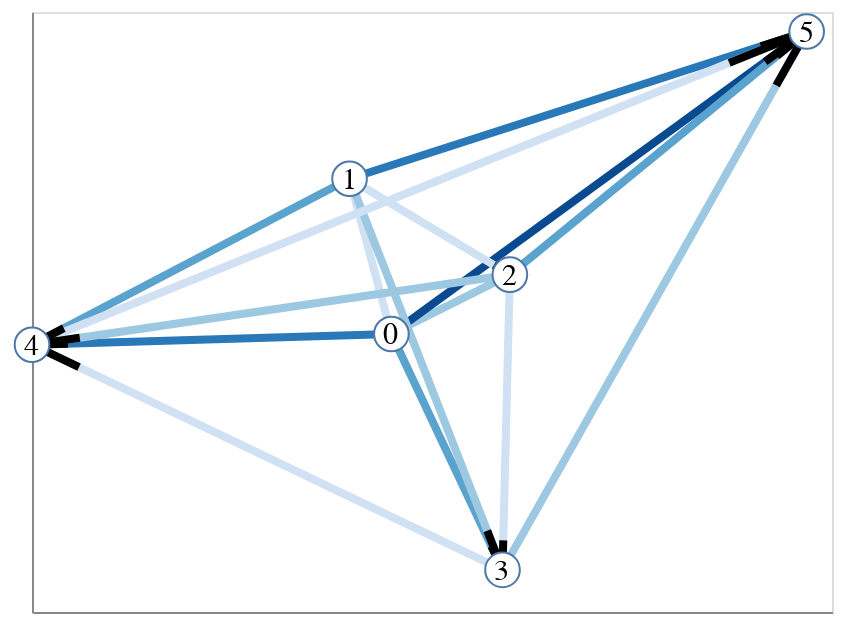

Source (notebook cell):
### Markdown cell above
## Visualizations

### Code cell
import networkx as nx
import nx_altair as nxa
def DGraph(G, pos=None):
  if not isinstance(G, nx.DiGraph):
    G = nx.DiGraph(G)

  if pos is None:
    pos = nx.drawing.layout.spring_layout(G, seed=7)
  
  nx.set_node_attributes(G, {val: val for val in list(G.nodes)}, 'labels')
  return nxa.draw_networkx(G, pos, edge_color = 'weight', node_label='labels', 
                           node_color = 'white', width=4.0, arrow_width=4,
                           edge_tooltip=['source', 'target', 'weight'])

DGraph(hillsideplusnoise(6, 0))

### Figure 1 — Vega-Lite specification as saved in the notebook (floating-point values rounded to 4 significant figures)
{"config": {"view": {"continuousWidth": 400, "continuousHeight": 300}}, "layer": [{"data": {"name": "data-5fe1c16961cd475eed6569ff0a93fb3b"}, "mark": {"type": "line", "opacity": 1, "strokeWidth": 4.0}, "encoding": {"color": {"type": "quantitative", "field": "weight", "legend": null}, "detail": {"type": "quantitative", "field": "edge"}, "tooltip": [{"type": "quantitative", "field": "source"}, {"type": "quantitative", "field": "target"}, {"type": "quantitative", "field": "weight"}], "x": {"type": "quantitative", "axis": {"grid": false, "labels": false, "ticks": false, "title": ""}, "field": "x"}, "y": {"type": "quantitative", "axis": {"grid": false, "labels": false, "ticks": false, "title": ""}, "field": "y"}}}, {"data": {"name": "data-967472aaf09ad3bbd044bd313e142559"}, "mark": {"type": "line", "color": "black", "opacity": 1, "strokeWidth": 4}, "encoding": {"detail": {"type": "quantitative", "field": "edge"}, "tooltip": [{"type": "quantitative", "field": "source"}, {"type": "quantitative", "field": "target"}, {"type": "quantitative", "field": "weight"}], "x": {"type": "quantitative", "axis": {"grid": false, "labels": false, "ticks": false}, "field": "x"}, "y": {"type": "quantitative", "axis": {"grid": false, "labels": false, "ticks": false}, "field": "y"}}}, {"data": {"name": "data-f53d46da63c539b1b6cbf67315614905"}, "mark": {"type": "point", "fill": "white", "opacity": 1, "size": 300, "strokeWidth": 1.0}, "encoding": {"x": {"type": "quantitative", "axis": {"grid": false, "labels": false, "ticks": false}, "field": "x"}, "y": {"type": "quantitative", "axis": {"grid": false, "labels": false, "ticks": false}, "field": "y"}}}, {"data": {"name": "data-f53d46da63c539b1b6cbf67315614905"}, "mark": {"type": "text", "baseline": "middle", "fill": "black", "size": 15}, "encoding": {"text": {"type": "quantitative", "field": "labels"}, "x": {"type": "quantitative", "axis": {"grid": false, "labels": false, "ticks": false}, "field": "x"}, "y": {"type": "quantitative", "axis": {"grid": false, "labels": false, "ticks": false}, "field": "y"}}}], "$schema": "https://vega.github.io/schema/vega-lite/v4.8.1.json", "datasets": {"data-5fe1c16961cd475eed6569ff0a93fb3b": [{"x": -0.1015, "target": 1, "edge": 0, "weight": 1, "pair": [0, 1], "y": -0.09769, "source": 0}, {"x": -0.2061, "target": 1, "edge": 0, "weight": 1, "pair": [0, 1], "y": 0.2388, "source": 0}, {"x": -0.1015, "target": 2, "edge": 1, "weight": 2, "pair": [0, 2], "y": -0.09769, "source": 0}, {"x": 0.1947, "target": 2, "edge": 1, "weight": 2, "pair": [0, 2], "y": 0.03087, "source": 0}, {"x": -0.1015, "target": 3, "edge": 2, "weight": 3, "pair": [0, 3], "y": -0.09769, "source": 0}, {"x": 0.1762, "target": 3, "edge": 2, "weight": 3, "pair": [0, 3], "y": -0.6087, "source": 0}, {"x": -0.1015, "target": 4, "edge": 3, "weight": 4, "pair": [0, 4], "y": -0.09769, "source": 0}, {"x": -1.0, "target": 4, "edge": 3, "weight": 4, "pair": [0, 4], "y": -0.1209, "source": 0}, {"x": -0.1015, "target": 5, "edge": 4, "weight": 5, "pair": [0, 5], "y": -0.09769, "source": 0}, {"x": 0.9367, "target": 5, "edge": 4, "weight": 5, "pair": [0, 5], "y": 0.5576, "source": 0}, {"x": -0.2061, "target": 2, "edge": 5, "weight": 1, "pair": [1, 2], "y": 0.2388, "source": 1}, {"x": 0.1947, "target": 2, "edge": 5, "weight": 1, "pair": [1, 2], "y": 0.03087, "source": 1}, {"x": -0.2061, "target": 3, "edge": 6, "weight": 2, "pair": [1, 3], "y": 0.2388, "source": 1}, {"x": 0.1762, "target": 3, "edge": 6, "weight": 2, "pair": [1, 3], "y": -0.6087, "source": 1}, {"x": -0.2061, "target": 4, "edge": 7, "weight": 3, "pair": [1, 4], "y": 0.2388, "source": 1}, {"x": -1.0, "target": 4, "edge": 7, "weight": 3, "pair": [1, 4], "y": -0.1209, "source": 1}, {"x": -0.2061, "target": 5, "edge": 8, "weight": 4, "pair": [1, 5], "y": 0.2388, "source": 1}, {"x": 0.9367, "target": 5, "edge": 8, "weight": 4, "pair": [1, 5], "y": 0.5576, "source": 1}, {"x": 0.1947, "target": 3, "edge": 9, "weight": 1, "pair": [2, 3], "y": 0.03087, "source": 2}, {"x": 0.1762, "target": 3, "edge": 9, "weight": 1, "pair": [2, 3], "y": -0.6087, "source": 2}, {"x": 0.1947, "target": 4, "edge": 10, "weight": 2, "pair": [2, 4], "y": 0.03087, "source": 2}, {"x": -1.0, "target": 4, "edge": 10, "weight": 2, "pair": [2, 4], "y": -0.1209, "source": 2}, {"x": 0.1947, "target": 5, "edge": 11, "weight": 3, "pair": [2, 5], "y": 0.03087, "source": 2}, {"x": 0.9367, "target": 5, "edge": 11, "weight": 3, "pair": [2, 5], "y": 0.5576, "source": 2}, {"x": 0.1762, "target": 4, "edge": 12, "weight": 1, "pair": [3, 4], "y": -0.6087, "source": 3}, {"x": -1.0, "target": 4, "edge": 12, "weight": 1, "pair": [3, 4], "y": -0.1209, "source": 3}, {"x": 0.1762, "target": 5, "edge": 13, "weight": 2, "pair": [3, 5], "y": -0.6087, "source": 3}, {"x": 0.9367, "target": 5, "edge": 13, "weight": 2, "pair": [3, 5], "y": 0.5576, "source": 3}, {"x": -1.0, "target": 5, "edge": 14, "weight": 1, "pair": [4, 5], "y": -0.1209, "source": 4}, {"x": 0.9367, "target": 5, "edge": 14, "weight": 1, "pair": [4, 5], "y": 0.5576, "source": 4}], "data-967472aaf09ad3bbd044bd313e142559": [{"x": -0.2061, "target": 1, "edge": 0, "weight": 1, "pair": [0, 1], "y": 0.2388, "source": 0}, {"x": -0.1957, "target": 1, "edge": 0, "weight": 1, "pair": [0, 1], "y": 0.2051, "source": 0}, {"x": 0.1947, "target": 2, "edge": 1, "weight": 2, "pair": [0, 2], "y": 0.03087, "source": 0}, {"x": 0.1651, "target": 2, "edge": 1, "weight": 2, "pair": [0, 2], "y": 0.01801, "source": 0}, {"x": 0.1762, "target": 3, "edge": 2, "weight": 3, "pair": [0, 3], "y": -0.6087, "source": 0}, {"x": 0.1485, "target": 3, "edge": 2, "weight": 3, "pair": [0, 3], "y": -0.5576, "source": 0}, {"x": -1.0, "target": 4, "edge": 3, "weight": 4, "pair": [0, 4], "y": -0.1209, "source": 0}, {"x": -0.9101, "target": 4, "edge": 3, "weight": 4, "pair": [0, 4], "y": -0.1186, "source": 0}, {"x": 0.9367, "target": 5, "edge": 4, "weight": 5, "pair": [0, 5], "y": 0.5576, "source": 0}, {"x": 0.8329, "target": 5, "edge": 4, "weight": 5, "pair": [0, 5], "y": 0.4921, "source": 0}, {"x": 0.1947, "target": 2, "edge": 5, "weight": 1, "pair": [1, 2], "y": 0.03087, "source": 1}, {"x": 0.1546, "target": 2, "edge": 5, "weight": 1, "pair": [1, 2], "y": 0.05166, "source": 1}, {"x": 0.1762, "target": 3, "edge": 6, "weight": 2, "pair": [1, 3], "y": -0.6087, "source": 1}, {"x": 0.138, "target": 3, "edge": 6, "weight": 2, "pair": [1, 3], "y": -0.524, "source": 1}, {"x": -1.0, "target": 4, "edge": 7, "weight": 3, "pair": [1, 4], "y": -0.1209, "source": 1}, {"x": -0.9206, "target": 4, "edge": 7, "weight": 3, "pair": [1, 4], "y": -0.08491, "source": 1}, {"x": 0.9367, "target": 5, "edge": 8, "weight": 4, "pair": [1, 5], "y": 0.5576, "source": 1}, {"x": 0.8224, "target": 5, "edge": 8, "weight": 4, "pair": [1, 5], "y": 0.5257, "source": 1}, {"x": 0.1762, "target": 3, "edge": 9, "weight": 1, "pair": [2, 3], "y": -0.6087, "source": 2}, {"x": 0.1781, "target": 3, "edge": 9, "weight": 1, "pair": [2, 3], "y": -0.5448, "source": 2}, {"x": -1.0, "target": 4, "edge": 10, "weight": 2, "pair": [2, 4], "y": -0.1209, "source": 2}, {"x": -0.8805, "target": 4, "edge": 10, "weight": 2, "pair": [2, 4], "y": -0.1057, "source": 2}, {"x": 0.9367, "target": 5, "edge": 11, "weight": 3, "pair": [2, 5], "y": 0.5576, "source": 2}, {"x": 0.8625, "target": 5, "edge": 11, "weight": 3, "pair": [2, 5], "y": 0.505, "source": 2}, {"x": -1.0, "target": 4, "edge": 12, "weight": 1, "pair": [3, 4], "y": -0.1209, "source": 3}, {"x": -0.8824, "target": 4, "edge": 12, "weight": 1, "pair": [3, 4], "y": -0.1697, "source": 3}, {"x": 0.9367, "target": 5, "edge": 13, "weight": 2, "pair": [3, 5], "y": 0.5576, "source": 3}, {"x": 0.8606, "target": 5, "edge": 13, "weight": 2, "pair": [3, 5], "y": 0.441, "source": 3}, {"x": 0.9367, "target": 5, "edge": 14, "weight": 1, "pair": [4, 5], "y": 0.5576, "source": 4}, {"x": 0.743, "target": 5, "edge": 14, "weight": 1, "pair": [4, 5], "y": 0.4898, "source": 4}], "data-f53d46da63c539b1b6cbf67315614905": [{"y": -0.09769, "x": -0.1015, "labels": 0.0}, {"y": 0.2388, "x": -0.2061, "labels": 1.0}, {"y": 0.03087, "x": 0.1947, "labels": 2.0}, {"y": -0.6087, "x": 0.1762, "labels": 3.0}, {"y": -0.1209, "x": -1.0, "labels": 4.0}, {"y": 0.5576, "x": 0.9367, "labels": 5.0}]}}
